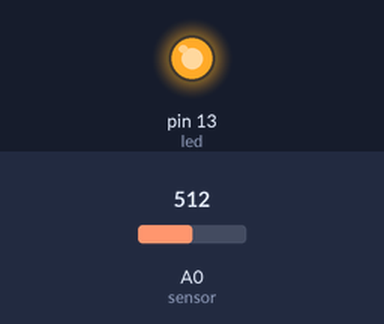
Simulated run of this sketch. Board: Arduino Uno, built with avr-gcc and run on an emulated ATmega328P. On the bench: output pins drawn as LEDs (lit = HIGH). The inputs (shaded band) are chosen by the test bench; at power-on: A0 (sensor) = 512.

Above: at 1.2 s.
1.3 s: A0 (sensor) set to 57
2.8 s: A0 (sensor) set to 45
At 3.9 s:
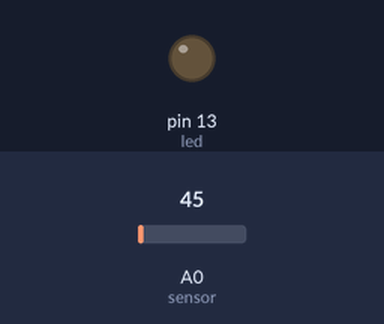
4.3 s: A0 (sensor) set to 122
At 5.0 s:
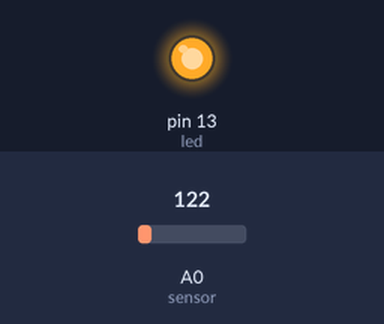
5.8 s: A0 (sensor) set to 40
At 6.2 s:
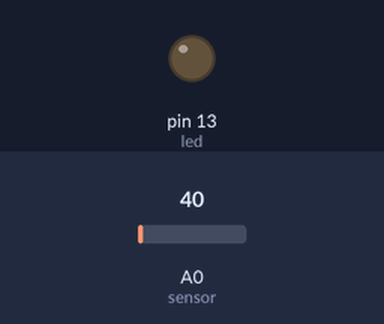
Timing chart, 0 to 8.3 s (numbered marks = the images above; inputs shaded):
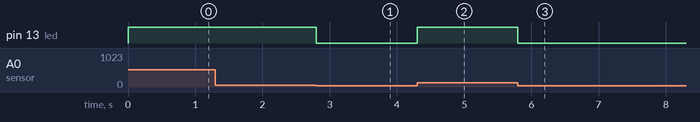

Measured:
- the behaviour switches between 51 and 50 on A0 (sensor) (found by bisection; images 0 and 1)
- after the input at 1.3 s, every drawn part: stays the same
- after the input at 2.8 s, pin 13 (led): HIGH → LOW at once
- after the input at 4.3 s, pin 13 (led): LOW → HIGH at once
- after the input at 5.8 s, pin 13 (led): HIGH → LOW at once

The sketch:

SensorLedProximidade.ino
```cpp
const int sensor = 0;
int valor = 0;
int led = 13;
void setup()
{
  pinMode(led, OUTPUT);    //Especifiquei que LED é saída de dados
  Serial.begin(9600);      //Taxa de dados 9600 bps (bytes por segundo)
}
void loop()
{
  valor=analogRead(sensor);//Preparando o sensor, dizendo que a leitura pertence ao valor
  //Serial.println(valor);   //Linha que expressa para mostrar o valor do sensor no Monitor Serial
  if(valor > 50)          //Condição que se o valor for maior que 200
  {
    digitalWrite(led, HIGH);//LED fica acesso
  }
  else                      //Caso contrario,
  {
    digitalWrite(led, LOW); //LED fica apagado
  }
  //delay(100);
}
```
